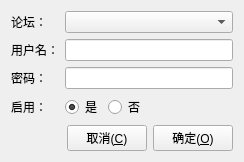
<?xml version="1.0" encoding="UTF-8"?>
<ui version="4.0">
 <class>userop</class>
 <widget class="JUserOpWidget" name="userop">
  <property name="geometry">
   <rect>
    <x>0</x>
    <y>0</y>
    <width>244</width>
    <height>149</height>
   </rect>
  </property>
  <property name="sizePolicy">
   <sizepolicy hsizetype="Preferred" vsizetype="Preferred">
    <horstretch>0</horstretch>
    <verstretch>0</verstretch>
   </sizepolicy>
  </property>
  <property name="windowTitle">
   <string>Dialog</string>
  </property>
  <layout class="QGridLayout" name="gridLayout">
   <item row="0" column="0">
    <widget class="QLabel" name="label_6">
     <property name="text">
      <string>论坛：</string>
     </property>
    </widget>
   </item>
   <item row="0" column="1">
    <widget class="QComboBox" name="forumName"/>
   </item>
   <item row="1" column="0">
    <widget class="QLabel" name="label_4">
     <property name="text">
      <string>用户名：</string>
     </property>
    </widget>
   </item>
   <item row="1" column="1">
    <widget class="QLineEdit" name="name"/>
   </item>
   <item row="2" column="0">
    <widget class="QLabel" name="label_5">
     <property name="text">
      <string>密码：</string>
     </property>
    </widget>
   </item>
   <item row="2" column="1">
    <widget class="QLineEdit" name="password">
     <property name="echoMode">
      <enum>QLineEdit::Password</enum>
     </property>
    </widget>
   </item>
   <item row="3" column="0">
    <widget class="QLabel" name="label">
     <property name="text">
      <string>启用：</string>
     </property>
    </widget>
   </item>
   <item row="3" column="1">
    <layout class="QHBoxLayout" name="horizontalLayout">
     <item>
      <widget class="QRadioButton" name="enableRbtn">
       <property name="text">
        <string>是</string>
       </property>
       <property name="checked">
        <bool>true</bool>
       </property>
      </widget>
     </item>
     <item>
      <widget class="QRadioButton" name="disableRbtn">
       <property name="text">
        <string>否</string>
       </property>
      </widget>
     </item>
     <item>
      <spacer name="horizontalSpacer_2">
       <property name="orientation">
        <enum>Qt::Horizontal</enum>
       </property>
       <property name="sizeHint" stdset="0">
        <size>
         <width>40</width>
         <height>20</height>
        </size>
       </property>
      </spacer>
     </item>
    </layout>
   </item>
   <item row="4" column="0" colspan="2">
    <layout class="QHBoxLayout" name="horizontalLayout_2">
     <item>
      <spacer name="horizontalSpacer">
       <property name="orientation">
        <enum>Qt::Horizontal</enum>
       </property>
       <property name="sizeHint" stdset="0">
        <size>
         <width>40</width>
         <height>20</height>
        </size>
       </property>
      </spacer>
     </item>
     <item>
      <widget class="QPushButton" name="cancelBtn">
       <property name="text">
        <string>取消(&amp;C)</string>
       </property>
      </widget>
     </item>
     <item>
      <widget class="QPushButton" name="okBtn">
       <property name="text">
        <string>确定(&amp;O)</string>
       </property>
      </widget>
     </item>
    </layout>
   </item>
  </layout>
 </widget>
 <customwidgets>
  <customwidget>
   <class>JUserOpWidget</class>
   <extends>QWidget</extends>
   <header>useropwidget.h</header>
   <container>1</container>
  </customwidget>
 </customwidgets>
 <resources/>
 <connections/>
</ui>
